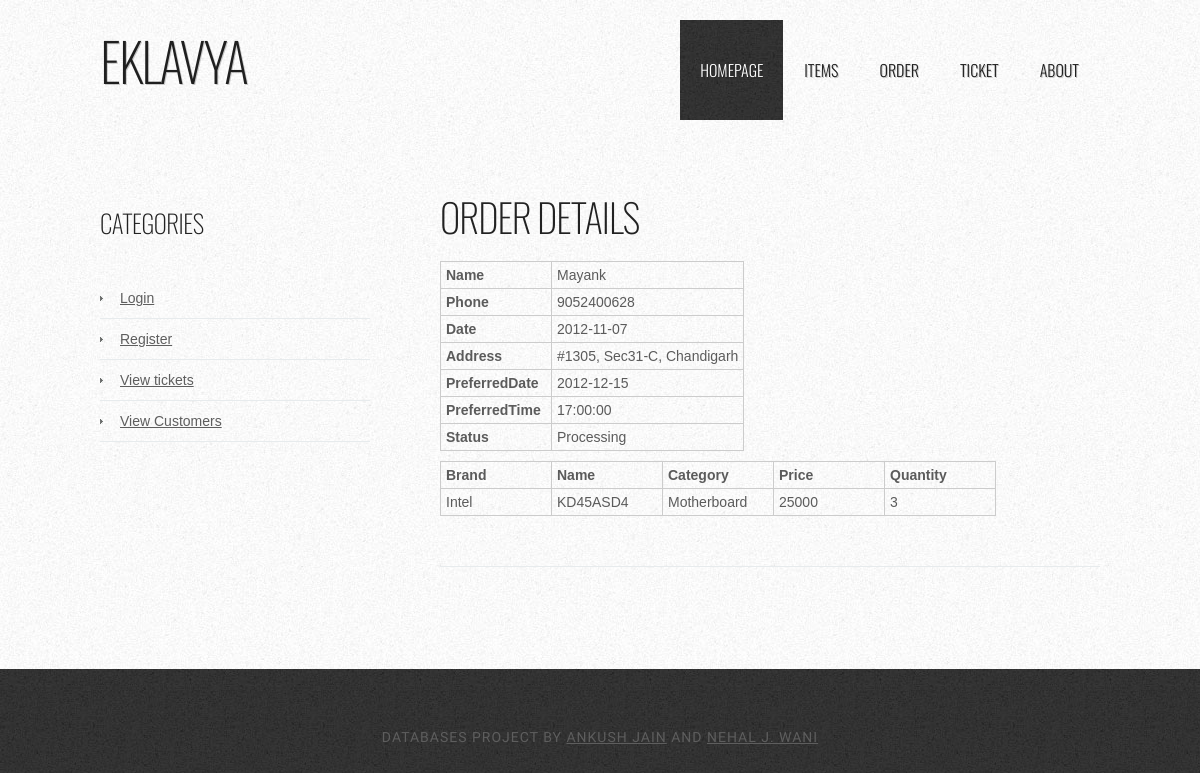
Page /viewOrders.php?id=16 on the committed database.
### tables this page shows
CREATE TABLE `SalesOrder` (
  `OrderID` int(10) NOT NULL AUTO_INCREMENT,
  `CustID` int(10) DEFAULT NULL,
  `Date` date DEFAULT NULL,
  PRIMARY KEY (`OrderID`),
  KEY `CustID` (`CustID`),
  CONSTRAINT `SalesOrder_ibfk_1` FOREIGN KEY (`CustID`) REFERENCES `Customer` (`CustID`) ON DELETE CASCADE ON UPDATE CASCADE
);

CREATE TABLE `Customer` (
  `CustID` int(10) NOT NULL AUTO_INCREMENT,
  `Address` varchar(500) NOT NULL,
  `Email` varchar(100) NOT NULL,
  `Name` varchar(100) NOT NULL,
  `Phone` varchar(15) NOT NULL,
  `Username` varchar(20) DEFAULT NULL,
  PRIMARY KEY (`CustID`)
);

CREATE TABLE `Shipment` (
  `OrderID` int(10) NOT NULL DEFAULT '0',
  `PreferredDate` date DEFAULT NULL,
  `PreferredTime` time DEFAULT NULL,
  `Address` varchar(1000) DEFAULT NULL,
  `Status` varchar(200) DEFAULT NULL,
  `DeliveryDate` date DEFAULT NULL,
  PRIMARY KEY (`OrderID`),
  CONSTRAINT `Shipment_ibfk_1` FOREIGN KEY (`OrderID`) REFERENCES `SalesOrder` (`OrderID`) ON DELETE CASCADE ON UPDATE CASCADE
);

CREATE TABLE `OrderItems` (
  `OrderID` int(10) NOT NULL DEFAULT '0',
  `Item` varchar(100) DEFAULT NULL,
  `Quantity` int(10) DEFAULT NULL,
  KEY `OrderID` (`OrderID`),
  CONSTRAINT `OrderItems_ibfk_1` FOREIGN KEY (`OrderID`) REFERENCES `SalesOrder` (`OrderID`) ON DELETE CASCADE ON UPDATE CASCADE
);

CREATE TABLE `Items` (
  `ID` int(10) NOT NULL AUTO_INCREMENT,
  `Description` varchar(1000) DEFAULT NULL,
  `Brand` varchar(50) DEFAULT NULL,
  `Name` varchar(100) DEFAULT NULL,
  `Price` int(8) DEFAULT NULL,
  `Category` varchar(50) DEFAULT NULL,
  PRIMARY KEY (`ID`),
  KEY `Brand` (`Brand`),
  CONSTRAINT `Items_ibfk_1` FOREIGN KEY (`Brand`) REFERENCES `Brand` (`Name`) ON DELETE CASCADE ON UPDATE CASCADE
);

### es2.php (the view, shortened to what this page needs)
<?php
function assocQueryTable($query){
	$result = execute($query);
	$row = mysql_fetch_assoc($result);
	foreach($row as $key=>$value){
		echo "<tr><td>{$key}</td><td>{$value}</td></tr>";
	}
}
?>

### essential.php (shortened to what this page needs)
<?php
function dbconnect(){
	$con = mysql_connect('','','');
	if(!$con){
		die("Error in connection!");
	}
	else {
		$chooseDB = "USE dbapp";
		$fetchDB = mysql_query( $chooseDB , $con);
	}
}
function execute($query){
	GLOBAL $con;
	$result = mysql_query($query,$con);
	if(!$result){
		echo mysql_error();
		die("Cannot execute the query ".$query);
	}
	else{
		return $result;
	}
}
function orderTable($query){
	$result=execute($query);
	$string="";
	while($rows = mysql_fetch_assoc($result)){
		$string.="<tr>";
		$count=0;
		foreach($rows as $row){
			if($count==0){
				if(isset($rows['OrderID']))
					$string.="<td><a href='?id=".$rows['OrderID']."'>".$row."</a></td>";
				else
					$string.="<td>".$row."</td>";
			}
			else{
				$string.="<td>".$row."</td>";
			}
			$count++;
		}
		$string.="</tr>";
	}
	return $string;
}
?>

### style.css (style rules this page uses)
body { margin: 0; padding: 0; background: #050505 url(images/img01.jpg) repeat; font-family: Arial, Helvetica, sans-serif; font-size: 14px; color: #5B5B5B; }
table, tr, td { border-collapse: collapse; margin-bottom: 10px; }
.order-detail td { min-width: 100px; border: 1px solid #CCC; padding: 5px; }
.order-detail tr td:nth-child(1) { font-weight: bold; }
.payment-table td { min-width: 100px; padding: 5px; border: 1px solid #CCC; }

### rows in the picture
salesorder: CustID.Name "Mayank", CustID.Phone "9052400628", Date "2012-11-07", shipment.Address "#1305, Sec31-C, Chandigarh", shipment.PreferredDate "2012-12-15", shipment.PreferredTime "17:00:00", shipment.Status "Processing"
orderitems: items.Brand "Intel", items.Name "KD45ASD4", items.Category "Motherboard", items.Price "25000", Quantity "3"

### other values in the picture
$key "Name"
$key "Phone"
$key "Date"
$key "Address"
$key "PreferredDate"
$key "PreferredTime"
$key "Status"
